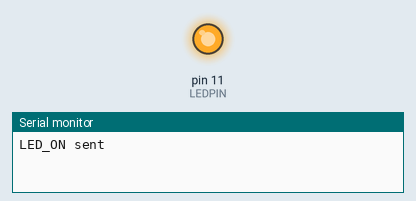
The sketch below on a simulated Arduino Mega 2560, built with avr-gcc and run on an emulated ATmega2560. On the bench: output pins drawn as LEDs (lit = HIGH), the last lines printed to the serial monitor.

Above: at 2.5 s.
At 7.5 s:
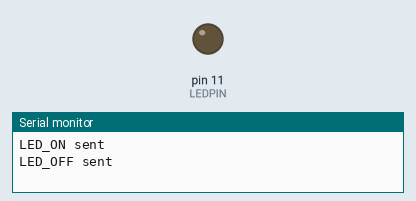
Timing chart, 0 to 13.0 s (numbered marks = the images above):
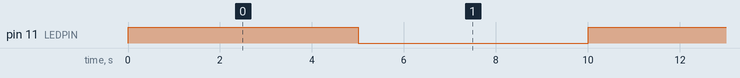

Measured:
- by itself, pin 11 (LEDPIN): alternates HIGH for 5.0 s and LOW for 5.0 s

The sketch:

Upstream.ino
```cpp
#define LEDPIN 11

void setup() {
    Serial.begin(9600);
    Serial1.begin(9600);
    pinMode(LEDPIN, OUTPUT);
}

void loop() {
    // Turn the LED on and notify the Raspberry Pi
    digitalWrite(LEDPIN, HIGH);  // Turn the LED on
    Serial1.println("LED_ON");   // Notify the Raspberry Pi
    Serial.println("LED_ON sent");
    delay(5000);  // Wait for 1 second

    // Turn the LED off and notify the Raspberry Pi
    digitalWrite(LEDPIN, LOW);   // Turn the LED off
    Serial1.println("LED_OFF");  // Notify the Raspberry Pi
    Serial.println("LED_OFF sent");
    delay(5000);  // Wait for 1 second
}
```
